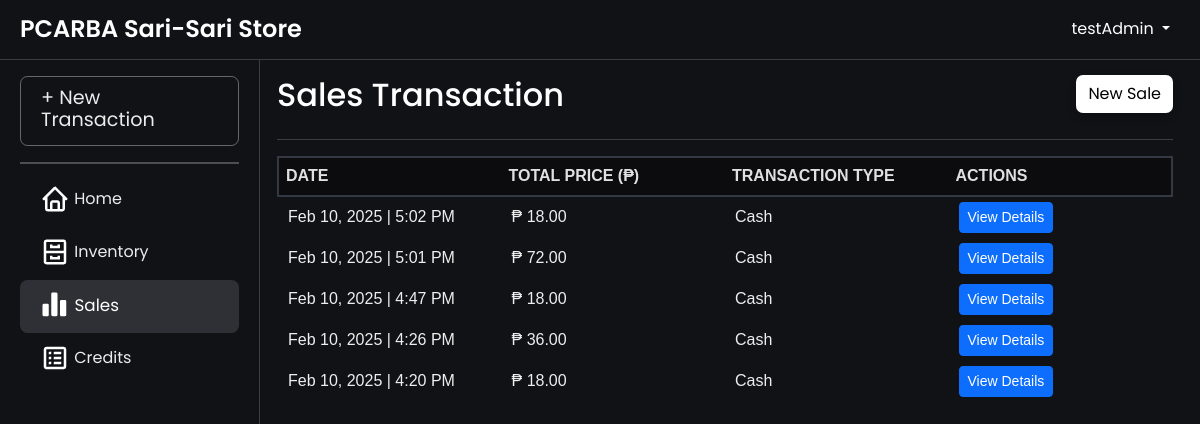
Screenshot of /sales.php (signed in) with the database file from the repository.
### tables this page shows
CREATE TABLE `sales` (
  `saleId` int(11) NOT NULL AUTO_INCREMENT,
  `totalPrice` decimal(10,2) NOT NULL,
  `transactionType` enum('Cash','Credit') NOT NULL,
  `dateSold` timestamp NOT NULL DEFAULT current_timestamp(),
  `userId` int(11) NOT NULL,
  `creditorId` int(11) DEFAULT NULL,
  PRIMARY KEY (`saleId`),
  KEY `users_sale` (`userId`),
  KEY `creditor_sale` (`creditorId`),
  CONSTRAINT `creditor_sale` FOREIGN KEY (`creditorId`) REFERENCES `creditor` (`creditorId`),
  CONSTRAINT `users_sale` FOREIGN KEY (`userId`) REFERENCES `users` (`userId`)
);

### htdocs/sales.php (the view, shortened to what this page needs)
<?php
include 'db.php';
$query = "SELECT saleId, dateSold, transactionType, totalPrice FROM sales ORDER BY dateSold DESC";
$result = $conn->query($query);
$sales = $result->fetch_all(MYSQLI_ASSOC);
?>
<!DOCTYPE html>
<html lang="en">
<head>
    <link rel="stylesheet" href="css/bootstrap.min.css">
    <link rel="stylesheet" href="css/layer1.css">
</head>
<body>
    <?php include 'navbar.php'; ?>
    <div class="main-content">
        <div class="container">
            <div class="table-wrapper">
                <div class="header-container">
                    <h2>Sales Transaction</h2>
                    <div class="button">
                        <a href="addSale.php">New Sale</a>
                    </div>
                </div>
                <hr style="height: 1px; border: none; color: rgb(187, 188, 190); background-color: rgb(187, 188, 190);">
                <table id="salesTable">
                    <thead>
                        <tr align="left">
                            <th>Date</th>
                            <th>Total Price (₱)</th>
                            <th>Transaction Type</th>
                            <th>Actions</th>
                        </tr>
                    </thead>
                    <tbody>
                        <?php foreach ($sales as $sale) {
                            $dateSold = !empty($sale['dateSold']) ? date("M d, Y | g:i A", strtotime($sale['dateSold'])) : 'N/A';
                        ?>
                            <tr>
                                <td><?php echo htmlspecialchars($dateSold); ?></td>
                                <td>₱ <?php echo htmlspecialchars($sale['totalPrice']); ?></td>
                                <td><?php echo htmlspecialchars($sale['transactionType']); ?></td>
                                <td>
                                    <a href="sale_details.php?saleId=<?php echo $sale['saleId']; ?>" class="btn btn-primary btn-sm btn-action">
                                        <span>View Details</span>
                                    </a>
                                </td>
                            </tr>
                        <?php } ?>
                    </tbody>
                </table>
            </div>
        </div>
    </div>
</body>
</html>

### htdocs/navbar.php (shortened to what this page needs)
<?php
$current_page = basename($_SERVER['PHP_SELF']);
?>
<!DOCTYPE html>
<html lang="en">
<head>
    <link rel="stylesheet" href="css/bootstrap.min.css">
    <link rel="stylesheet" href="css/layer1.css">
</head>
<body>
    <nav class="navbar navbar-expand-lg navbar-dark navbar-fixed-top">
        <div class="navbar1">
            <a class="navbar-brand" href="dashboard.php">PCARBA Sari-Sari Store</a>
        </div>
        <div class="navbar2">
            <div class="ms-auto">
                <div class="dropdown">
                    <a class="nav-link dropdown-toggle" href="" role="button" data-bs-toggle="dropdown" aria-expanded="false">
                        <?php echo $_SESSION['username']; ?>
                    </a>
                </div>
            </div>
        </div>
    </nav>
    <div class="sidebar">
        <a href="transaction.php" class="sidebar-link sidebar-record-sale <?php echo $current_page == 'addSale.php' ? 'active' : ''; ?>">+ New Transaction</a>
        <hr>
        <a href="dashboard.php" class="<?php echo $current_page == 'dashboard.php' ? 'active' : ''; ?>">
            <img src="images/<?php echo $current_page == 'dashboard.php' ? 'dashboard_active.png' : 'dashboard.png'; ?>" alt="Home">&nbsp;Home
        </a>
        <a href="inventory.php" class="<?php echo $current_page == 'inventory.php' ? 'active' : ''; ?>">
            <img src="images/<?php echo $current_page == 'inventory.php' ? 'cabinet_active.png' : 'cabinet.png'; ?>" alt="Inventory">&nbsp;Inventory
        </a>
        <a href="sales.php" class="<?php echo $current_page == 'sales.php' ? 'active' : ''; ?>">
            <img src="images/<?php echo $current_page == 'sales.php' ? 'barsales_active.png' : 'barsales.png'; ?>" alt="Sales">&nbsp;Sales
        </a>
        <a href="credit.php" class="<?php echo $current_page == 'credit.php' ? 'active' : ''; ?>">
            <img src="images/<?php echo $current_page == 'credit.php' ? 'credits_active.png' : 'credits.png'; ?>" alt="Credits">&nbsp;Credits
        </a>
    </div>
    <div class="main-content">
    </div>
</body>
</html>

### htdocs/css/layer1.css (style rules this page uses)
body { background-color: rgb(17, 18, 22); font-family: "Poppins", serif; color: white; line-height: 140%; }

### htdocs/sales.php (style rules this page uses)
.header-container { display: flex; justify-content: space-between; align-items: center; }
table { font-family: Arial, Helvetica, sans-serif; width: 100%; border-collapse: separate; border-spacing: 0 10px; }
table thead { position: sticky; top: 0; z-index: 10; background-color: #1f1f1f; }
table th { padding: 7px; background-color: #0c0c0f; color: rgba(247, 247, 248, 0.9); font-weight: bold; text-transform: uppercase; font-size: 1rem; box-shadow: 0 4px 8px rgba(0, 0, 0, 0.83); border-top: 2px solid #333942; border-bottom: 2px solid #333942; width: 20%; }
table th:first-child { border-left: 2px solid #333942; border-top: 2px solid #333942; border-bottom: 2px solid #333942; }
table th:last-child { border-right: 2px solid #333942; border-top: 2px solid #333942; border-bottom: 2px solid #333942; }
table td { padding: 5px 10px; font-size: 1rem; color: #eee; margin: 0 5px; width: 20%; }
table tr { background-color: transparent; }
table tr td:first-child { border-top-left-radius: 7px; border-bottom-left-radius: 7px; }
table tr td:last-child { border-top-right-radius: 7px; border-bottom-right-radius: 7px; }
.button a { background: transparent; display: inline-block; padding: 8px 12px; background-color: rgb(255, 255, 255); color: #000; text-decoration: none; border-radius: 7px; box-shadow: 0 4px 8px rgba(0, 0, 0, 0.26); transition: all 0.3s ease; margin-bottom: 10px; }
.btn-action { text-decoration: none; padding: 5px 10px; font-size: 1rem; border-radius: 5px; transition: all 0.3s ease; display: inline-flex; align-items: center; justify-content: center; min-width: 75px; text-align: center; box-sizing: border-box; }
.btn-action span { display: inline; }

### htdocs/navbar.php (style rules this page uses)
.navbar-fixed-top { display: flex; justify-content: space-between; align-items: center; position: fixed; top: 0; width: 100%; height: 60px; padding: 0 20px; background-color: rgb(17, 18, 22); border-bottom: 0.25px solid rgba(187, 188, 190, 0.25); z-index: 1030; }
.navbar1 { display: flex; align-items: center; }
.navbar2 { display: flex; align-items: center; }
.dropdown { margin-left: 20px; padding: 10px; }
.sidebar { position: fixed; top: 56px; left: 0; height: 100vh; width: 260px; background-color: rgb(17, 18, 22); padding-top: 20px; z-index: 1020; border-right: 0.25px solid rgba(187, 188, 190, 0.25); overflow-y: auto; transition: transform 0.3s ease-in-out; }
.sidebar a { margin-left: 20px; margin-right: 20px; display: flex; align-items: center; padding: 13px 20px; padding-top: 10px; color: rgba(255, 255, 255, 0.92); text-decoration: none; border-radius: 7.5px; transition: background 0.3s, color 0.3s; }
.sidebar a.active { background-color: rgba(187, 194, 209, 0.17); font-size: 1.05rem; color: #fff; }
.sidebar-record-sale { font-size: 1.2rem; padding: 15px 25px; background: transparent; border: 0.5px solid rgba(187, 188, 190, 0.5); transition: border-color 0.3s, color 0.3s; margin-bottom: 16px; }
.main-content { margin-top: 10px; margin-left: 250px; padding: 15px; padding-top: 20px; transition: margin-left 0.3s; }
.navbar-brand { display: none !important; }
@media (min-width: 769px) { .sidebar { display: block !important; transform: translateX(0) !important; } }
@media (min-width: 769px) { .navbar-brand { display: block !important; } }
.navbar-brand { font-family: 'Poppins', sans-serif; font-weight: 600; font-size: 1.5rem; margin-right: 20px; }
.sidebar hr { border: 1px solid rgb(255, 255, 255); margin: 10px 20px; }

### rows the page displays
sales: dateSold "Feb 10, 2025 | 5:02 PM", totalPrice "18.00", transactionType "Cash"
sales: dateSold "Feb 10, 2025 | 5:01 PM", totalPrice "72.00", transactionType "Cash"
sales: dateSold "Feb 10, 2025 | 4:47 PM", totalPrice "18.00", transactionType "Cash"
sales: dateSold "Feb 10, 2025 | 4:26 PM", totalPrice "36.00", transactionType "Cash"
sales: dateSold "Feb 10, 2025 | 4:20 PM", totalPrice "18.00", transactionType "Cash"

### other values shown
$_SESSION['username'] "testAdmin"
